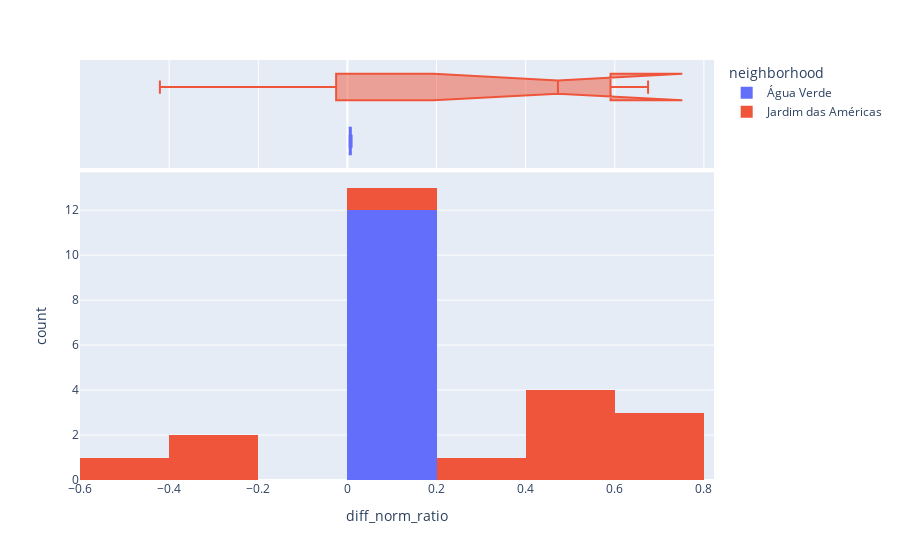

Notebook code cell kept with this figure:
### Code cell
px.histogram(gdf, 
             x='diff_norm_ratio', 
            #  y="tip", 
             color="neighborhood",
                   marginal="box", # or violin, rug
                #    hover_data=df.columns
                # range_x=(0,30),
               #  width = 900,
               #  nbins=10,
                   )

### Figure 1 — Plotly figure (JSON) as saved in the notebook; plotly's stock layout.template omitted (floating-point values rounded to 4 significant figures)
{"data": [{"alignmentgroup": "True", "bingroup": "x", "hovertemplate": "neighborhood=Água Verde<br>diff_norm_ratio=%{x}<br>count=%{y}<extra></extra>", "legendgroup": "Água Verde", "marker": {"color": "#636efa", "pattern": {"shape": ""}}, "name": "Água Verde", "nbinsx": 10, "offsetgroup": "Água Verde", "orientation": "v", "showlegend": true, "type": "histogram", "x": [0.005568, 0.005062, 0.006751, 0.007756, 0.009367, 0.005008, 0.007614, 0.005817, 0.008436, 0.004784, 0.005659, 0.006592], "xaxis": "x", "yaxis": "y"}, {"alignmentgroup": "True", "hovertemplate": "neighborhood=Água Verde<br>diff_norm_ratio=%{x}<extra></extra>", "legendgroup": "Água Verde", "marker": {"color": "#636efa"}, "name": "Água Verde", "notched": true, "offsetgroup": "Água Verde", "showlegend": false, "type": "box", "x": [0.005568, 0.005062, 0.006751, 0.007756, 0.009367, 0.005008, 0.007614, 0.005817, 0.008436, 0.004784, 0.005659, 0.006592], "xaxis": "x2", "yaxis": "y2"}, {"alignmentgroup": "True", "bingroup": "x", "hovertemplate": "neighborhood=Jardim das Américas<br>diff_norm_ratio=%{x}<br>count=%{y}<extra></extra>", "legendgroup": "Jardim das Américas", "marker": {"color": "#EF553B", "pattern": {"shape": ""}}, "name": "Jardim das Américas", "nbinsx": 10, "offsetgroup": "Jardim das Américas", "orientation": "v", "showlegend": true, "type": "histogram", "x": [-0.3722, -0.2367, 0.567, 0.5254, 0.6416, 0.4194, 0.5444, 0.6137, 0.3838, -0.4207, 0.1861, 0.6746], "xaxis": "x", "yaxis": "y"}, {"alignmentgroup": "True", "hovertemplate": "neighborhood=Jardim das Américas<br>diff_norm_ratio=%{x}<extra></extra>", "legendgroup": "Jardim das Américas", "marker": {"color": "#EF553B"}, "name": "Jardim das Américas", "notched": true, "offsetgroup": "Jardim das Américas", "showlegend": false, "type": "box", "x": [-0.3722, -0.2367, 0.567, 0.5254, 0.6416, 0.4194, 0.5444, 0.6137, 0.3838, -0.4207, 0.1861, 0.6746], "xaxis": "x2", "yaxis": "y2"}], "layout": {"barmode": "relative", "legend": {"title": {"text": "neighborhood"}, "tracegroupgap": 0}, "margin": {"t": 60}, "width": 900, "xaxis": {"anchor": "y", "domain": [0, 1], "title": {"text": "diff_norm_ratio"}}, "xaxis2": {"anchor": "y2", "domain": [0, 1], "matches": "x", "showgrid": true, "showticklabels": false}, "yaxis": {"anchor": "x", "domain": [0, 0.7326], "title": {"text": "count"}}, "yaxis2": {"anchor": "x2", "domain": [0.7426, 1], "matches": "y2", "showgrid": false, "showline": false, "showticklabels": false, "ticks": ""}}}
